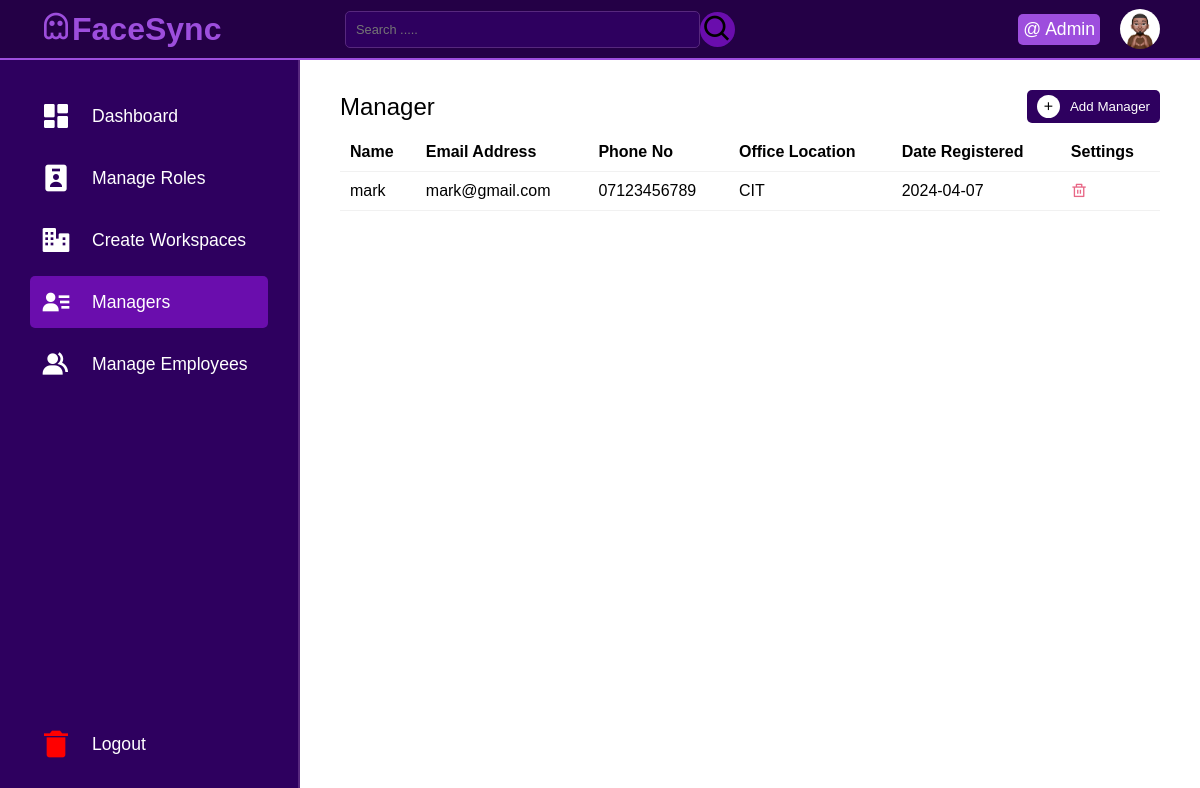
The app's page /managers (signed in) with its own data.
### tables this page shows
CREATE TABLE `tbllecture` (
  `Id` int(10) NOT NULL,
  `firstName` varchar(255) NOT NULL,
  `lastName` varchar(255) NOT NULL,
  `emailAddress` varchar(255) NOT NULL,
  `password` varchar(255) NOT NULL,
  `phoneNo` varchar(50) NOT NULL,
  `facultyCode` varchar(50) NOT NULL,
  `dateCreated` varchar(50) NOT NULL
);

### resources/lib/php_functions.php (called while the page is built, shortened)
<?php
function fetch($sql)
{
    global $pdo;
    $stmt = $pdo->query($sql);
    $result = $stmt->fetchAll(PDO::FETCH_ASSOC);
    return $result;
}

### resources/pages/administrator/managers.php (the view, shortened to what this page needs)
<!DOCTYPE html>
<html lang="en">
<head>
    <link rel="stylesheet" href="resources/assets/css/admin_styles.css">
    <link rel="stylesheet" href="resources/assets/css/styles.css">
    <link href="https://cdnjs.cloudflare.com/ajax/libs/remixicon/4.2.0/remixicon.css" rel="stylesheet">
    <link rel="stylesheet" href="https://unpkg.com/boxicons@2.1.4/css/boxicons.min.css">
</head>
<body>
    <?php include "Includes/topbar.php"; ?>
    <section class=main>
        <?php include "Includes/sidebar.php"; ?>
        <div class="main--content">
            <div class="table-container">
                <div class="title" id="showButton">
                    <h2 class="section--title">Manager</h2>
                    <button class="add"><i class='bx bx-plus'></i>Add Manager</button>
                </div>
                <div class="table">
                    <table>
                        <thead>
                            <tr>
                                <th>Name</th>
                                <th>Email Address</th>
                                <th>Phone No</th>
                                <th>Office Location</th>
                                <th>Date Registered</th>
                                <th>Settings</th>
                            </tr>
                        </thead>
                        <tbody>
                            <tr>
                                <?php
                                $sql = "SELECT * FROM tbllecture";
                                $result = fetch($sql);
                                if ($result) {
                                    foreach ($result as $row) {
                                        echo "<tr id='rowlecture{$row["Id"]}'>";
                                        echo "<td>" . $row["firstName"] . "</td>";
                                        echo "<td>" . $row["emailAddress"] . "</td>";
                                        echo "<td>" . $row["phoneNo"] . "</td>";
                                        echo "<td>" . $row["facultyCode"] . "</td>";
                                        echo "<td>" . $row["dateCreated"] . "</td>";
                                        echo "<td><span><i class='ri-delete-bin-line delete' data-id='{$row["Id"]}' data-name='lecture'></i></span></td>";
                                        echo "</tr>";
                                    }
                                } else {
                                    echo "<tr><td colspan='6'>No records found</td></tr>";
                                }
                                ?>
                        </tbody>
                    </table>
                </div>
            </div>
    </section>
</body>
</html>

### resources/assets/css/admin_styles.css (style rules this page uses)
* { margin: 0; padding: 0; box-sizing: border-box; font-family: "Nunito", sans-serif; }
body { position: relative; width: 100%; }
.main--content { position: absolute; top: 0; right: 0; height: 100%; width: calc(100% - 300px); padding: 0 40px; transition: .3s; }
.title { display: flex; align-items: center; justify-content: space-between; margin-bottom: 10px; margin-top: 30px; }
.section--title { font-weight: 400; }
.table-container { margin-bottom: 20px; }
.table { height: 200px; overflow-y: scroll; }
table { width: 100%; text-align: left; border-collapse: collapse; }
tr { border-bottom: 1px solid #f1f1f1; }
td, th { padding-block: 10px; padding: 10px; }
.delete { color: #e86786; }

### resources/assets/css/styles.css (style rules this page uses)
* { margin: 0; padding: 0; box-sizing: border-box; font-family: "Nunito", sans-serif; }
body { position: relative; width: 100%; }
.main { position: relative; width: 100%; min-height: calc(100vh - 60px); }
thead { position: sticky; top: 0; background-color: white; padding: 20px; }
.main--content { position: absolute; top: 0; right: 0; height: 100%; width: calc(100% - 300px); padding: 0 40px; transition: .3s; }
.title { display: flex; align-items: center; justify-content: space-between; margin-bottom: 10px; margin-top: 30px; }
.section--title { font-weight: 400; }
.add { display: flex; align-items: center; padding: 5px 10px; outline: none; border: none; background-color: #2E005F; color: #fff; border-radius: 5px; cursor: pointer; transition: .3s; }
.add i { margin-right: 10px; padding: 5px; background-color: #fff; border-radius: 50%; color: #000; }
.table-container { margin-bottom: 20px; }
.table { height: 200px; overflow-y: scroll; }
table { width: 100%; text-align: left; border-collapse: collapse; }
tr { border-bottom: 1px solid #f1f1f1; }
td, th { padding-block: 10px; }
.delete { color: #e86786; }

### records on screen
tbllecture: firstName "mark", emailAddress "mark@gmail.com", phoneNo "07123456789", facultyCode "CIT", dateCreated "2024-04-07"

### other values on screen
$logged_in->name "Admin"
